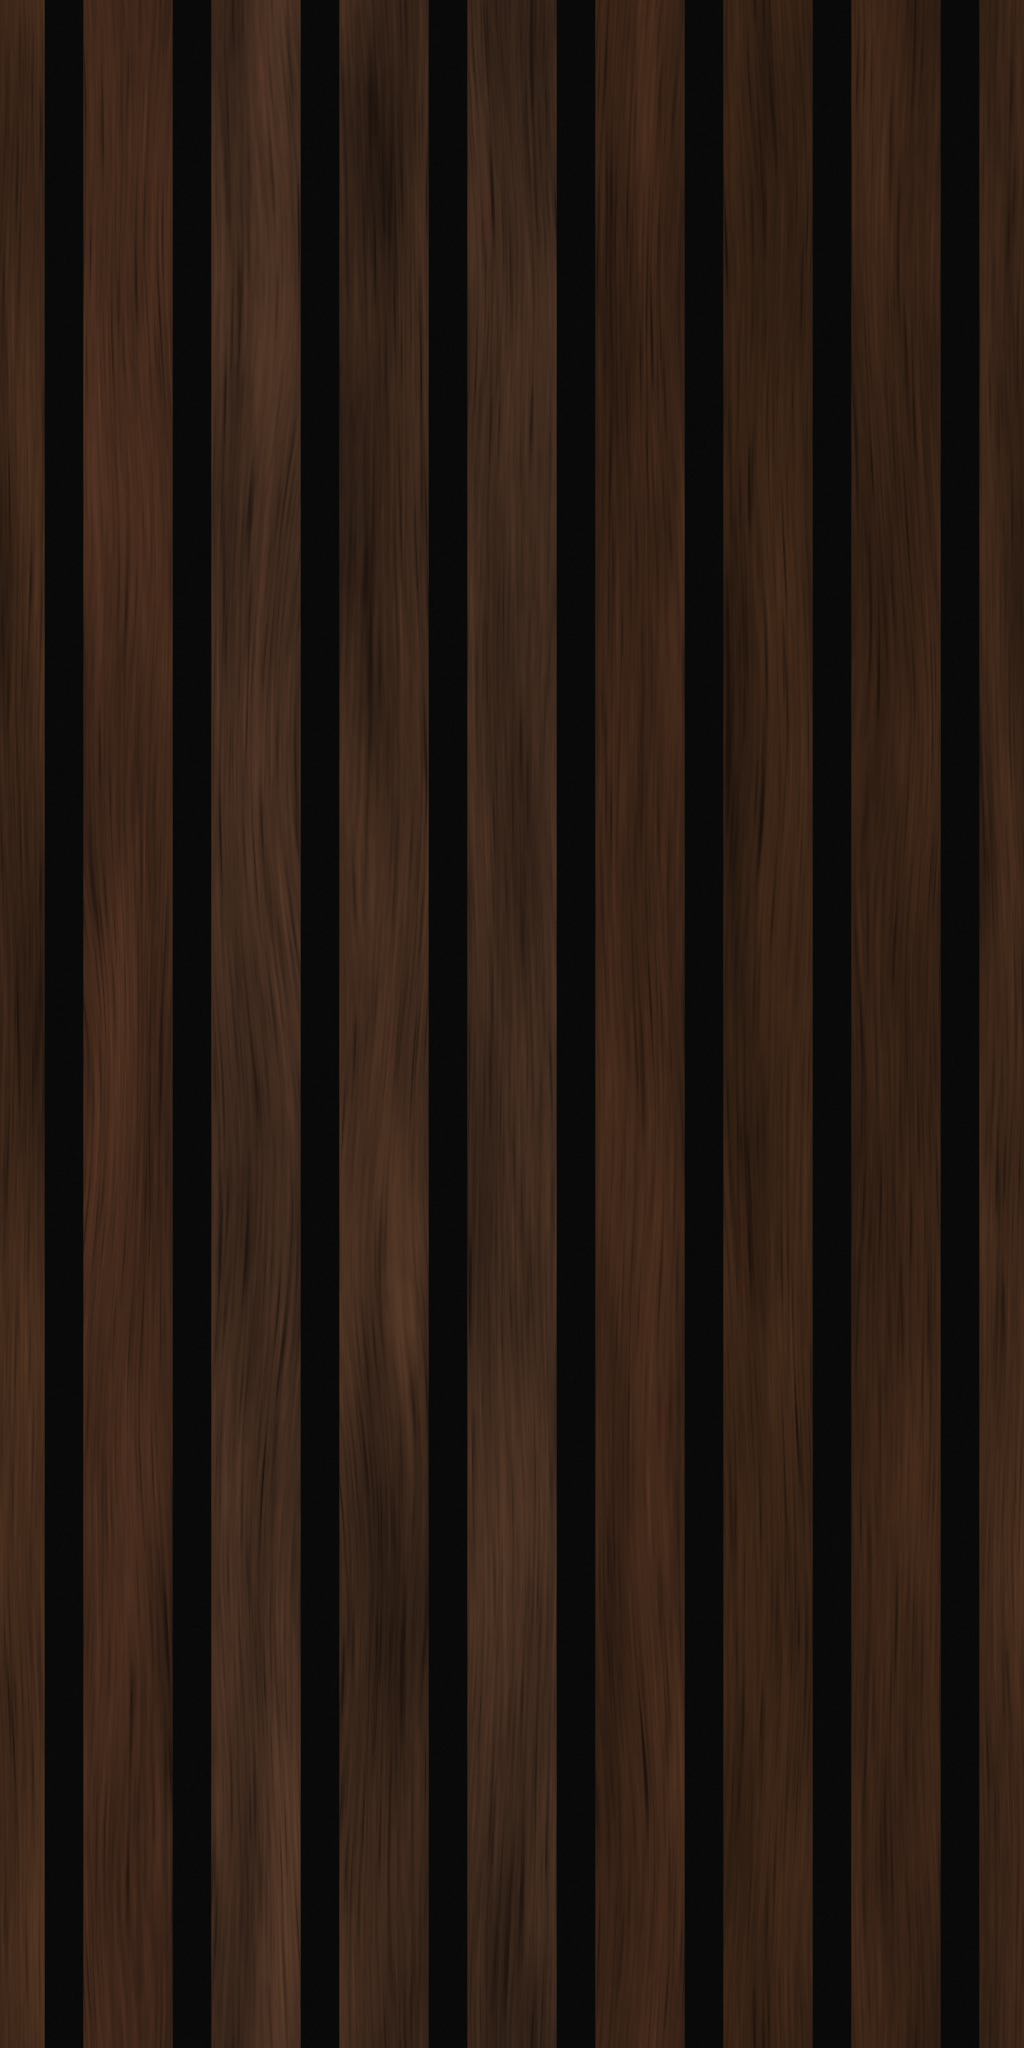

Source code (Python):
from pathlib import Path
import json

import numpy as np
from PIL import Image
from scipy.ndimage import gaussian_filter, map_coordinates

ROOT = Path(__file__).resolve().parent
W, H = 1024, 2048
WIDTH_IN, HEIGHT_IN = 12.6, 25.2
PITCH, FACE, DEPTH = 1.575, 1.10, 0.83
rng = np.random.default_rng(64231)


def noise(shape, sy, sx):
    a = gaussian_filter(rng.standard_normal(shape), (sy, sx), mode='wrap')
    return a / max(a.std(), 1e-9)


def save(name, a):
    Image.fromarray(np.uint8(np.clip(a, 0, 1) * 255 + 0.5)).save(ROOT / name)


def build():
    photo = np.asarray(Image.open(ROOT / 'main.jpg').convert('RGB').resize((1600, 1600)))
    centers = [582, 609, 636, 662, 689, 715, 742, 769]
    palette = np.array([np.median(photo[180:700, x-2:x+3].reshape(-1, 3), axis=0) for x in centers]) / 255
    yy, xx = np.mgrid[:H, :W]
    x_in = (xx + 0.5) * WIDTH_IN / W
    local = (x_in + PITCH / 2) % PITCH - PITCH / 2
    dist = FACE / 2 - np.abs(local)
    mask = np.clip(dist / (WIDTH_IN / W) + 0.5, 0, 1)
    # The unpublished cross-section is approximated with 0.60 in relief over 0.23 in felt.
    bevel = np.clip(dist / 0.045, 0, 1)
    profile = bevel * bevel * (3 - 2 * bevel)
    felt = noise((H, W), 0.6, 0.6)
    color = np.empty((H, W, 3), dtype=float)
    color[:] = np.array([9, 9, 10]) / 255
    color += felt[..., None] * 0.0025
    height = felt * 0.0005
    board_ids = np.floor((x_in + PITCH / 2) / PITCH).astype(int) % 8
    for board in range(8):
        # All fields wrap in both directions, including grain sampled across the tile boundary.
        broad = noise((H, W), 100, 13)
        fibers = noise((H, W), 32, 0.8)
        fine = noise((H, W), 7, 0.45)
        warp = 7 * noise((H, W), 140, 35)
        coords = np.array([yy, xx + warp])
        fibers = map_coordinates(fibers, coords, order=1, mode='grid-wrap')
        fine = map_coordinates(fine, coords, order=1, mode='grid-wrap')
        pores = np.maximum(-fibers - 0.7, 0) ** 1.3
        tone = 1 + 0.10 * broad + 0.065 * fibers + 0.025 * fine - 0.075 * pores
        wood = palette[board] * np.clip(tone[..., None], 0.52, 1.5)
        wood += noise((H, W), 0.4, 0.4)[..., None] * 0.002
        selection = board_ids == board
        blend = mask * selection
        color = color * (1 - blend[..., None]) + wood * blend[..., None]
        surface = 0.60 * profile + profile * (fibers * 0.0007 + fine * 0.00025 - pores * 0.0004)
        height += surface * selection

    # Image rows point down; tangent-space OpenGL green points up.
    dx = (np.roll(height, -1, axis=1) - np.roll(height, 1, axis=1)) / (2 * WIDTH_IN / W)
    dy = (np.roll(height, -1, axis=0) - np.roll(height, 1, axis=0)) / (2 * HEIGHT_IN / H)
    normals = np.stack((-dx, dy, np.ones_like(dx)), axis=-1)
    normals /= np.linalg.norm(normals, axis=-1, keepdims=True)
    save('texture.png', color)
    save('normal.png', normals * 0.5 + 0.5)
    metadata = {
        'repeatWidthIn': WIDTH_IN,
        'repeatHeightIn': HEIGHT_IN,
        'depthIn': DEPTH,
        'note': 'No manufacturer spec sheet is published; the dimension diagram shows 8 slats per 12.6 in panel, giving a 1.575 in pitch, with photo-estimated 1.10 in faces, 0.475 in gaps and softly eased edges (0.60 in relief estimated within the recorded 0.83 in total thickness). Tile is 8 pitches wide and 25.2 in tall; dark African walnut tones are sampled from main.jpg with black felt backing, not the lighter gallery close-up.'
    }
    (ROOT / 'texture.json').write_text(json.dumps(metadata, indent=2) + '\n')
    light = np.array([-0.48, 0.60, 0.64])
    light /= np.linalg.norm(light)
    shade = 0.24 + 0.76 * np.clip(normals @ light, 0, 1)
    shaded = np.repeat(shade[..., None], 3, axis=-1)
    panels = []
    for a in [color, shaded]:
        tile = Image.fromarray(np.uint8(np.clip(a, 0, 1) * 255 + 0.5)).resize((256, 512), Image.Resampling.LANCZOS)
        panel = Image.new('RGB', (768, 1536))
        for row in range(3):
            for col in range(3):
                panel.paste(tile, (col * 256, row * 512))
        panels.append(panel)
    preview = Image.new('RGB', (1536, 1536))
    preview.paste(panels[0], (0, 0))
    preview.paste(panels[1], (768, 0))
    preview.save(ROOT / 'preview.png')
    assert W / H == WIDTH_IN / HEIGHT_IN
    for label, a in [('color', color), ('normal', normals)]:
        seam_y = np.abs(a[0] - a[-1]).mean()
        interior_y = np.abs(np.diff(a, axis=0)).mean()
        seam_x = np.abs(a[:, 0] - a[:, -1]).mean()
        interior_x = np.abs(np.diff(a, axis=1)).mean()
        print(f'{label}: seam X {seam_x:.5f}, typical X {interior_x:.5f}; seam Y {seam_y:.5f}, typical Y {interior_y:.5f}')
    print(f'Wrote {W} x {H} maps: {WIDTH_IN} x {HEIGHT_IN} in, 8 slats, {PITCH} in pitch.')


if __name__ == '__main__':
    build()
